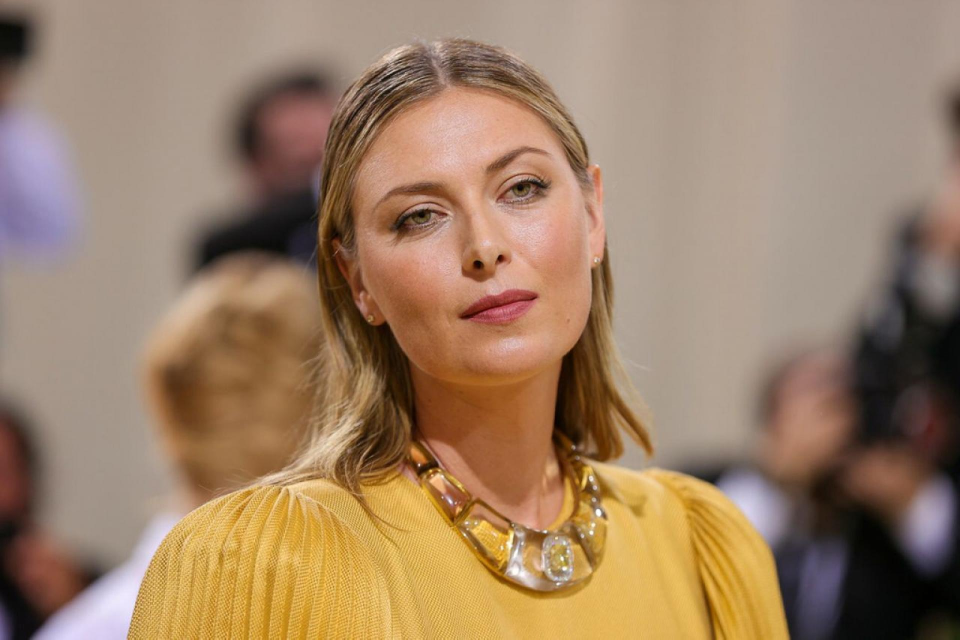
#> input picture test_images/sharapova1.jpg, 1920 x 1279 px (shown at 1/2 size)
$ jupyter execute --allow-errors celeb-classifier.ipynb   (shell and % lines are left out)
#> lines starting #> are read from the running program, lines starting #| are printed output that depends on the picture
[cell 1]
import numpy as np
import cv2
import matplotlib
from matplotlib import pyplot as plt

# Testing

[cell 2]
img = cv2.imread('./test_images/sharapova1.jpg')
#> img is the input picture: shape (1279, 1920, 3); mean B, G, R 102.4, 128.6, 156.9
img.shape
#> Out = (1279, 1920, 3)

[cell 3]
plt.imshow(img)

[cell 4]
gray = cv2.cvtColor(img, cv2.COLOR_BGR2GRAY)
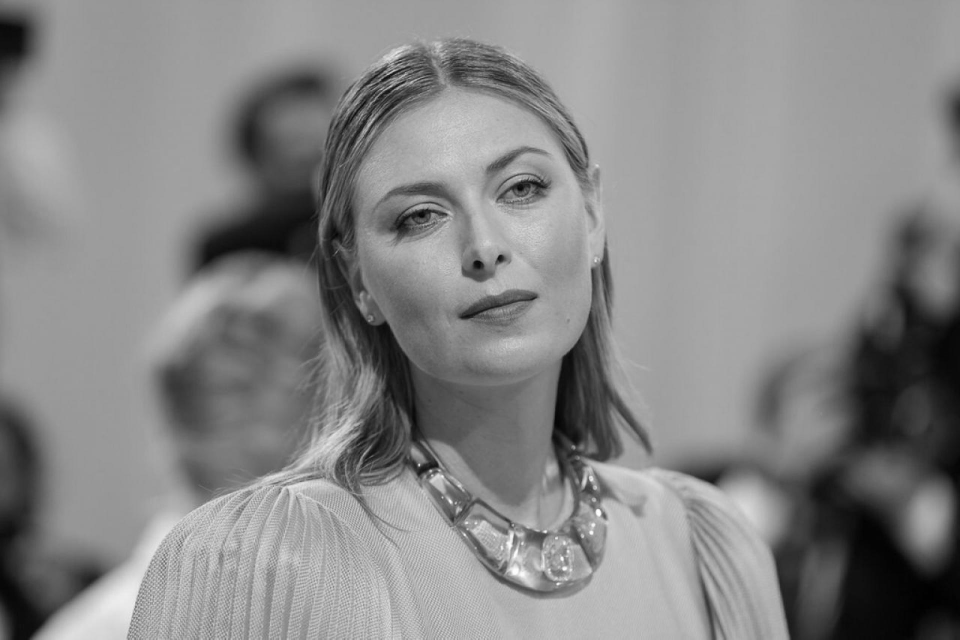
#> gray: shape (1279, 1920) (shown at 1/2 size); min 0, max 255, mean 134.1
gray.shape
#> Out = (1279, 1920)

[cell 5]
plt.imshow(gray, 'gray')

[cell 6]
face_cascade = cv2.CascadeClassifier('./haarcascades/haarcascade_frontalface_default.xml')
eye_cascade = cv2.CascadeClassifier('./haarcascades/haarcascade_eye.xml')

faces = face_cascade.detectMultiScale(gray, 1.3, 5)
#> faces = [[678, 192, 548, 548]]
faces
#> Out = [[678, 192, 548, 548]]
# return [x, y, w, h]

[cell 7]
x, y, w, h = faces[0]
#> x = 678; y = 192; w = 548; h = 548
x, y, w, h
#> Out = (678, 192, 548, 548)

[cell 8]
face_img = cv2.rectangle(img, (x,y), (x+w,y+h), (0, 255, 0), 2)
plt.imshow(face_img)

[cell 9]
cv2.destroyAllWindows()
for (x, y, w, h) in faces:
    face_img = cv2.rectangle(img, (x,y), (x+w,y+h), (0, 255, 0), 2)
    roi_gray = gray[y:y+h, x:x+w]
    roi_color = face_img[y:y+h, x:x+w]
    eyes = eye_cascade.detectMultiScale(roi_gray)
    for (ex, ey, ew, eh) in eyes:
        cv2.rectangle(roi_color, (ex,ey), (ex+ew,ey+eh), (225, 0, 0), 2)
#> this loop made 1 pass
#> pass 1, `roi_gray = gray[y:y+h, x:x+w]`:
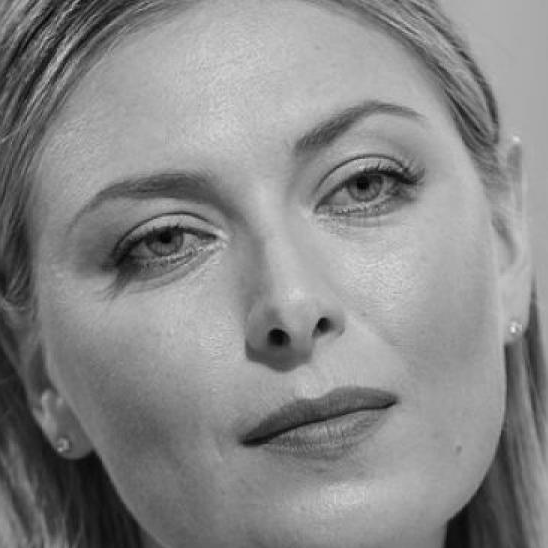
#> roi_gray: shape (548, 548); min 1, max 236, mean 136.4
#> after the loop:
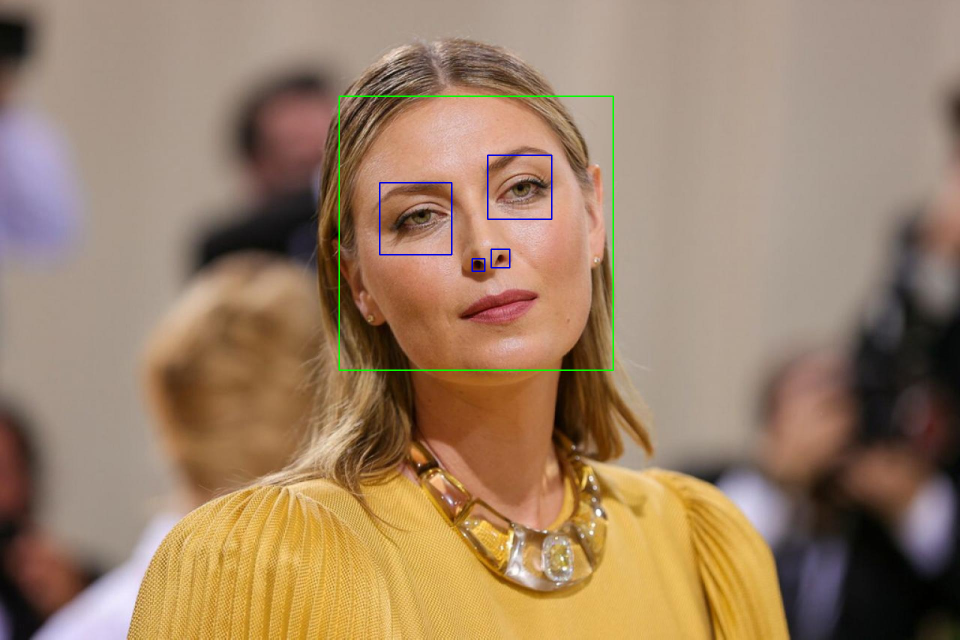
#> img: shape (1279, 1920, 3) (shown at 1/2 size); mean B, G, R 102.4, 128.8, 156.2
#> after the loop:
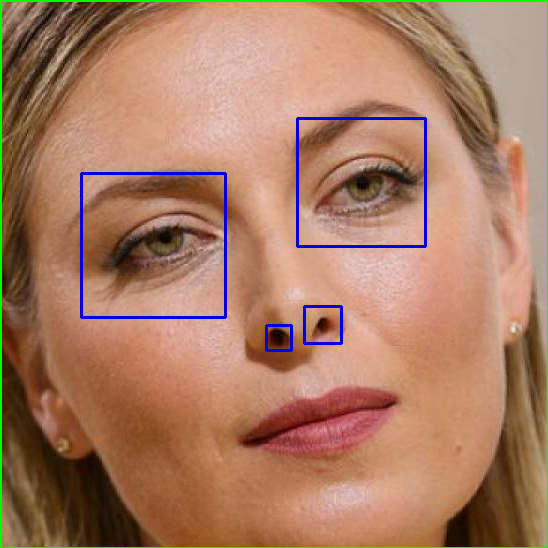
#> roi_color: shape (548, 548, 3); mean B, G, R 99.6, 124.7, 169

plt.figure()
plt.imshow(face_img, 'gray')
plt.show()

[cell 10]
plt.imshow(roi_color, 'gray')

[cell 11]
def get_cropped_image_if_2_eyes(image_path):
#> called with image_path = './test_images/sharapova1.jpg'
    img = cv2.imread(image_path)
    gray = cv2.cvtColor(img, cv2.COLOR_BGR2GRAY)
    faces = face_cascade.detectMultiScale(gray, 1.3, 5)
#> faces = [[678, 192, 548, 548]]
    for (x, y, w, h) in faces:
        roi_gray = gray[y:y+h, x:x+w]
        roi_color = img[y:y+h, x:x+w]
        eyes = eye_cascade.detectMultiScale(roi_gray)
        if len(eyes) >= 2:
            return roi_color

[cell 12]
original_img = cv2.imread('./test_images/sharapova1.jpg')
plt.imshow(original_img)

[cell 13]
cropped_img = get_cropped_image_if_2_eyes('./test_images/sharapova1.jpg')
plt.imshow(cropped_img)

[cell 14]
obstructed_original_img = cv2.imread('./test_images/sharapova2.jpg')
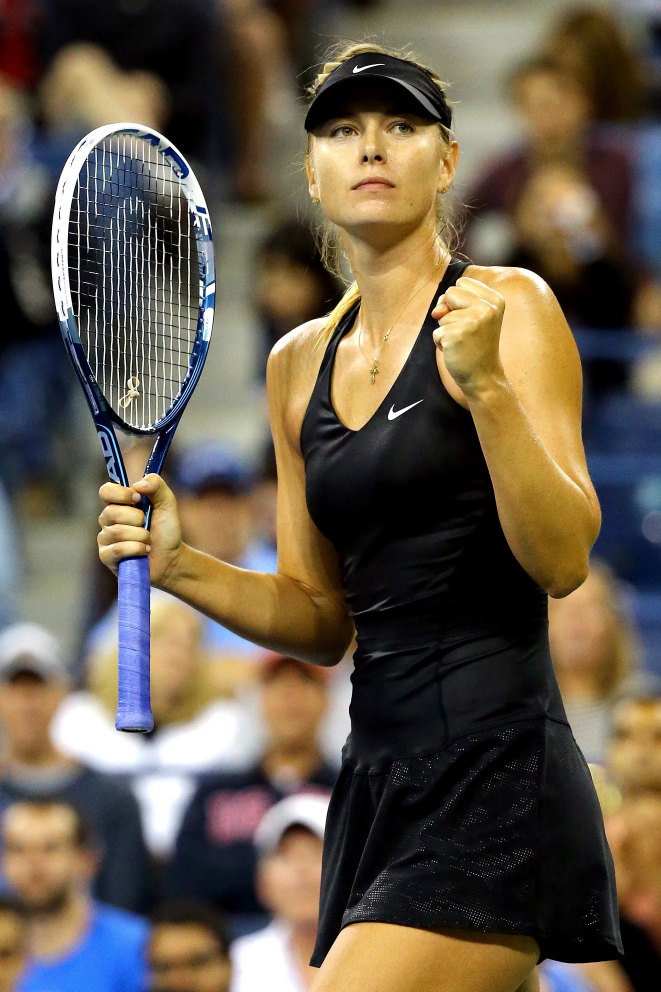
#> input picture test_images/sharapova2.jpg, 1983 x 2974 px (shown at 1/3 size)
#> obstructed_original_img is the input picture: shape (2974, 1983, 3); mean B, G, R 75.1, 90.5, 101.6
plt.imshow(obstructed_original_img)

[cell 15]
cropped_img2 = get_cropped_image_if_2_eyes('./test_images/sharapova2.jpg')
#> call 2 of get_cropped_image_if_2_eyes, with image_path = './test_images/sharapova2.jpg'
#> in get_cropped_image_if_2_eyes (call 2), `gray = cv2.cvtColor(img, cv2.COLOR_BGR2GRAY)`:
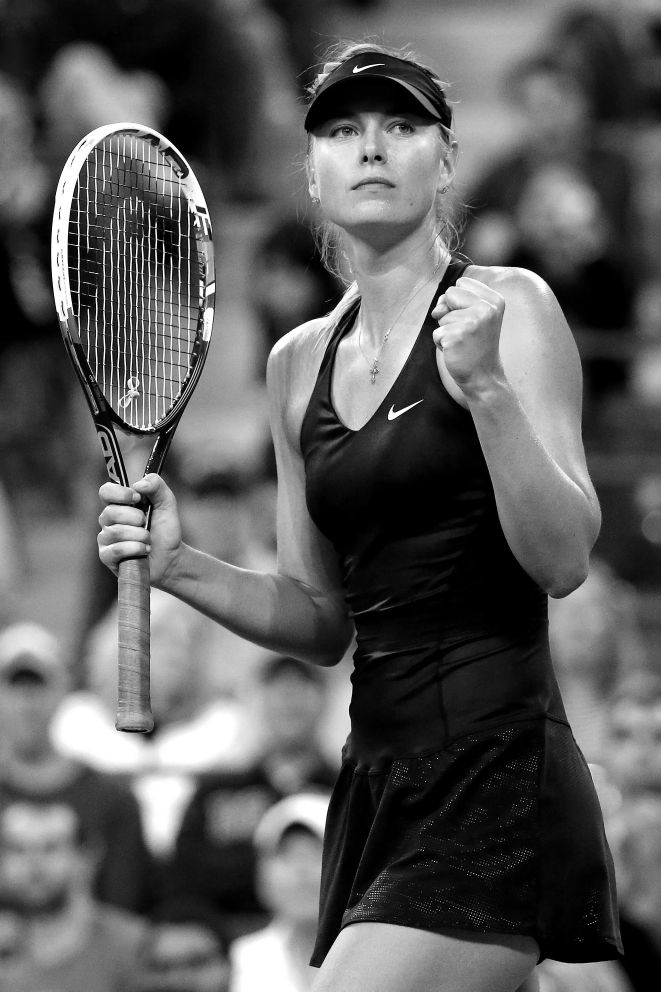
#> gray: shape (2974, 1983) (shown at 1/3 size); min 0, max 255, mean 92.1
#> in get_cropped_image_if_2_eyes (call 2), `faces = face_cascade.detectMultiScale(gray, 1.3, 5)`: faces = [[800, 283, 89, 89]]
#> the loop in get_cropped_image_if_2_eyes (call 2), `for (x, y, w, h) in faces:` made 1 pass
#> pass 1, in get_cropped_image_if_2_eyes (call 2), `roi_gray = gray[y:y+h, x:x+w]`:
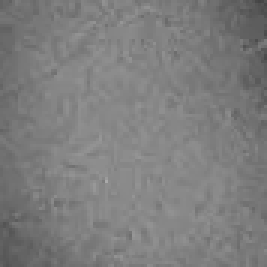
#> roi_gray: shape (89, 89) (shown 3 times larger); min 69, max 170, mean 125.3
#> pass 1, in get_cropped_image_if_2_eyes (call 2), `roi_color = img[y:y+h, x:x+w]`:
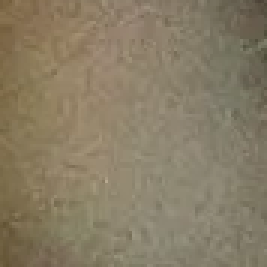
#> roi_color: shape (89, 89, 3) (shown 3 times larger); mean B, G, R 101.1, 124.6, 135.9
cropped_img2

# Start off by creating cropped_datasets folder

[cell 16]
path_to_data = "./datasets/"
path_to_cropped_data = "./datasets/cropped_datasets/"

[cell 17]
# check dataset folders
import os

img_dirs = []
#> (the rest of this cell did not finish here and is left out)

[cell 18]
img_dirs

[cell 19]
# if cropped_datasets folder is not found
# it will create it
import shutil

if os.path.exists(path_to_cropped_data):
    shutil.rmtree(path_to_cropped_data) # if exist, remove
os.mkdir(path_to_cropped_data)

# Crop and save all images that contains 2 eyes or more

[cell 20]
cropped_image_dirs = []
celeb_file_names_dict = {}

for img_dir in img_dirs:
    count = 1
    celeb_name = img_dir.split('/')[-1]
    print(celeb_name)

    celeb_file_names_dict[celeb_name] = []

    for entry in os.scandir(img_dir):
        roi_color = get_cropped_image_if_2_eyes(entry.path)
        if roi_color is not None:
            cropped_folder = path_to_cropped_data + celeb_name
            if not os.path.exists(cropped_folder):
                os.makedirs(cropped_folder)
                cropped_image_dirs.append(cropped_folder)
                print("Generating cropped images in folder: ", cropped_folder)

            cropped_file_name = celeb_name + str(count) + ".png"
            cropped_file_path = cropped_folder + "/" + cropped_file_name

            cv2.imwrite(cropped_file_path, roi_color)
            celeb_file_names_dict[celeb_name].append(cropped_file_path)

            count += 1

[cell 21]
# run after manual cleaning

celeb_file_names_dict = {}

for img_dir in cropped_image_dirs:
    celeb_name = img_dir.split('/')[-1]
    celeb_file_names_dict[celeb_name] = []

    file_list = []
    for entry in os.scandir(img_dir):
        file_list.append(entry.path)

    celeb_file_names_dict[celeb_name] = file_list

celeb_file_names_dict

# Using wavelet transformation to extract feature information

[cell 22]
# wavelet transformation
import pywt

def w2d(img, mode='haar', level=1):
#> called with mode = 'db1', level = 5
    imgArray = img
    imgArray = cv2.cvtColor(imgArray, cv2.COLOR_RGB2GRAY) # cvt to gray
    imgArray = np.float32(imgArray) # cvt to float
    imgArray /= 255;

    # compute coefficients
    coeffs = pywt.wavedec2(imgArray, mode, level=level)
#> coeffs = 6 items

    # process coefficients
    coeffs_H = list(coeffs)
#> coeffs_H = 6 items
    coeffs_H[0] *= 0;

    # reconstruction
    imgArray_H = pywt.waverec2(coeffs_H, mode);
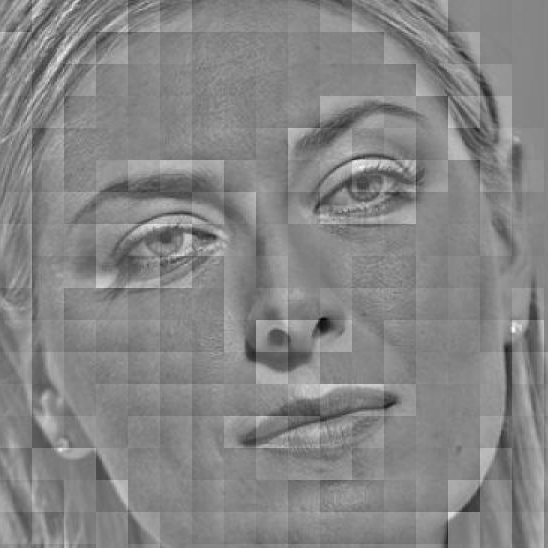
#> imgArray_H: shape (548, 548) float32; min -0.56, max 0.508, mean 1.78e-10; drawn with min black and max white
    imgArray_H *= 255;
    imgArray_H = np.uint8(imgArray_H)
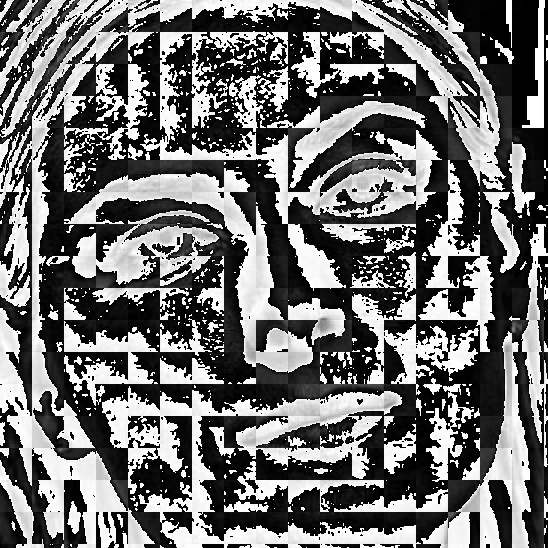
#> imgArray_H: shape (548, 548); min 0, max 255, mean 110.5

    return imgArray_H

[cell 23]
wavelet_img = w2d(cropped_img, 'db1', 5)
plt.imshow(wavelet_img, 'gray')

[cell 24]
celeb_file_names_dict

# Giving each person name an id

[cell 25]
celeb_class_dict = {}
count = 0
for celeb_name in celeb_file_names_dict.keys():
    celeb_class_dict[celeb_name] = count
    count += 1

celeb_class_dict
